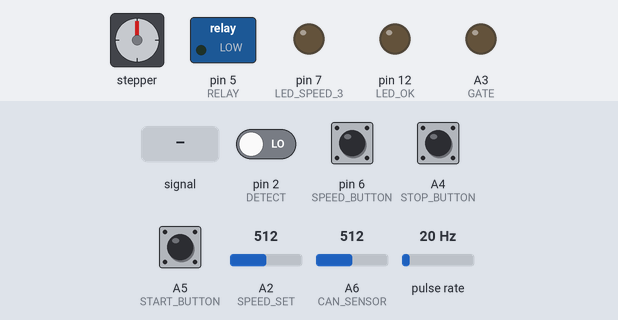
This sketch was run on a simulated Arduino Nano, built with avr-gcc and run on an emulated ATmega328P. On the bench: stepper motor, switched loads named in the sketch (green lamp = pin HIGH), output pins drawn as LEDs (lit = HIGH). Wiring (inferred from the names in the program): pulse sensor: data pin 3; stepper motor (200 steps per turn assumed): coils pin 8, pin 9, pin 10, pin 11. Inputs (shaded band) come from the test bench; at power-on: A4 (STOP_BUTTON), A5 (START_BUTTON), pin 6 (SPEED_BUTTON) HIGH, pin 2 (DETECT) LOW, A6 (CAN_SENSOR) = 512, A2 (SPEED_SET) = 512, pulse rate 20 Hz. Pins used as bus, display or sensor lines are not drawn; what the sketch prints to the serial monitor is not drawn.

Above: at 1.2 s.
1.3 s: A6 (CAN_SENSOR) fed a 200 Hz sine of ±81 counts around its level
2.8 s: A6 (CAN_SENSOR) set to 490
5.8 s: pin 6 (SPEED_BUTTON) pulled LOW for 1 s
At 7.4 s:
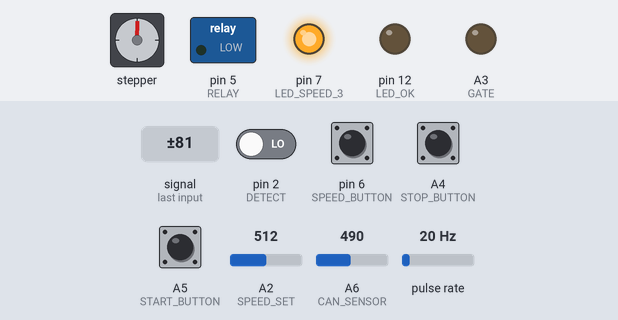
8.8 s: A5 (START_BUTTON) pulled LOW for 1 s
At 9.7 s:
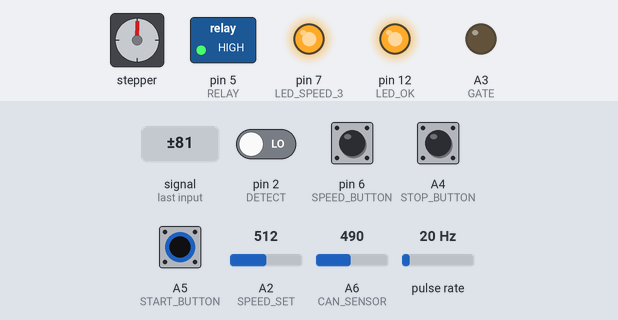
At 10.1 s:
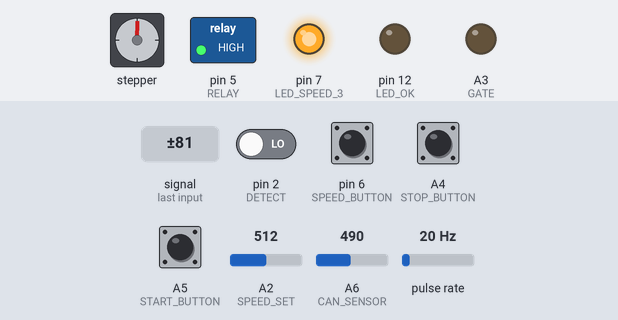
Timing chart, 0 to 12.8 s (numbered marks = the images above; inputs shaded):
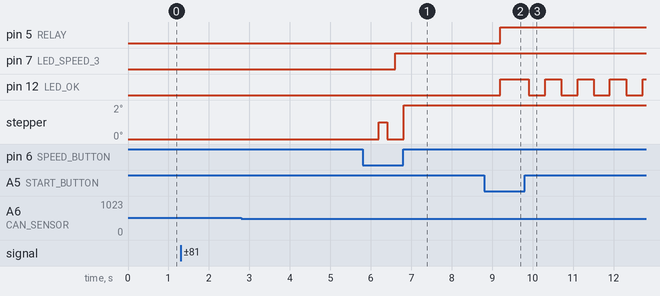

The sketch:

CMi_Aspi_Atelier_ArduinoNano.ino
```cpp
#define VERSION_CMI_ASPI_ATELIER "7.2"
#include <avr/io.h>
#include <avr/interrupt.h>


#include <PID_v1.h>
#include <util/atomic.h>

#include  "CMi_Constants.h" /// !! Check this file for activating DEBUG prints
#include <IRremote.h>  // https://github.com/Arduino-IRremote/Arduino-IRremote   Version3.1.0
#include  "CMi_MotorControl.h"

// Globals
volatile unsigned int RPM = 0;      // real measured rpm variable (motor shaft)
volatile unsigned int tachoPulseCount = 0;    // tacho pulses count variable
unsigned long slidingSum = 0;       // sliding sum of the 16 last samples
unsigned long time_hist[16] = {0,0,0,0,0,0,0,0,0,0,0,0,0,0,0,0,}; // for sliding average
byte oldestIndex = 0;               // for sliding average computation : oldest element in the history buffer
unsigned int lastTachoCount = 0;         // additional tacho pulses count variable
unsigned long lastTachoStartCountingTime = 0;
unsigned long lastflash;
unsigned long lastpiddelay = 0;

const int sampleRate = 1;           // Variable that determines how fast our PID loop
const int rpmcorrection = 86;       // this requires that the actual rpm correspond to the measured ones
const int lcdinterval = 2000;       // lcd refresh interval in milliseconds
const int protection = 3000;        // protection will switch on when real rpm exceeds desired by value
const int debounceDelay = 50;       // the debounce time; increase if the output flickers
const int minoutputlimit = 80;      // limit of PID output
const int maxoutputlimit = 540;     // limit of PID output
const int mindimminglimit = 80;     // the shortest delay before triac fires
const int maxdimminglimit = 625;    // for 60Hz will be 520
const int  risetime = 1500;   //100  // RPM rise time delay in microseconds ( x RPM) (takes 5s to reach 1000rpm)

int dimming = 540;                   // this should be the same as maxoutputlimit
int desiredRPM = 0;
bool desiredMotorState = false;
int intermediateRpm = STARTING_RPM;
byte relayState = LOW;              // the current state of the relay pin
bool softStartRunningMode = false;  // flag for soft start running mode
bool motorStarted = false;          // flag for enabling Triac triggering
bool normalRunningMode = false;     // flag for nominal motor running mode

double Setpoint, Input, Output;       // define PID variables
double sKp = 0.1, sKi = 0.2, sKd = 0; // PID tuning parameters for starting motor
double rKp = 0.25, rKi = 1, rKd = 0;  // PID tuning parameters for runnig motor

PID myPID(&Input, &Output, &Setpoint, sKp, sKi, sKd, DIRECT); // define PID variables and parameters
MotorControl motorStatus = MotorControl();

void setup() {

// Just to know which program is running on my Arduino
  Serial.begin(115200);
  Serial.println(F("START " __FILE__ " from " __DATE__ " version " VERSION_CMI_ASPI_ATELIER));

#ifndef DEBUG
  Serial.end();
#endif   // DEBUG

  // Set up pins
  // Input digital pins
  pinMode(REMOTE, INPUT);              // IR Remote control
  pinMode(CAN_SENSOR, INPUT);          // Can full IR sensor
  pinMode(SPEED_BUTTON, INPUT_PULLUP); // set the button pin
  pinMode(DETECT, INPUT);              // set the zero cross detect pin
  pinMode(TACHO, INPUT);               // set the tacho pulses detect pin
  pinMode(START_BUTTON, INPUT_PULLUP); // set the start button
  pinMode(STOP_BUTTON, INPUT_PULLUP);  // set the stop button
  pinMode(CAN_SENSOR, INPUT_PULLUP);   // set the stop button  !! A6 and A7 are only analog pins on Nano, must use analogRead to read them.

  // Input Analog pins
  pinMode(SPEED_SET, INPUT); // analog SPEED_SET A2

  // Output digital pins
  pinMode(LED_SPEED_1, OUTPUT);       // set the speed range indicator led pins
  pinMode(LED_SPEED_2, OUTPUT);
  pinMode(LED_SPEED_3, OUTPUT);
  pinMode(RELAY, OUTPUT);             // set the relay  pin
  pinMode(GATE, OUTPUT);              // set the TRIAC gate control pin
  pinMode(LED_OK, OUTPUT);            // LED OK
  pinMode(LED_CAN_FULL, OUTPUT);      // Alarm LED Can is full
  pinMode(LED_DEFAULT, OUTPUT);       // Default LED Motor is stuck (no tacho signal)

  // Remote control
  IrReceiver.begin(REMOTE, ENABLE_LED_FEEDBACK, USE_DEFAULT_FEEDBACK_LED_PIN);
  // Initial relay state
   digitalWrite(RELAY, relayState);    // initialize relay output
  // Pid Initial values
   Input = 200;                        // asiign initial value for PID
   Setpoint = 200;                     // asiign initial value for PID
  // turn the PID on
   myPID.SetMode(AUTOMATIC);
   myPID.SetOutputLimits(minoutputlimit, maxoutputlimit);
   myPID.SetSampleTime(sampleRate);    // Sets the sample rate

  // set up Timer1
   OCR1A = 100;                        // initialize the comparator
   TIMSK1 = 0x03;                      // enable comparator A and overflow interrupts
   TCCR1A = 0x00;                      // timer control registers set for
   TCCR1B = 0x00;                      // normal operation, timer disabled

  // set up zero crossing interrupt IRQ0 on pin 2.
  attachInterrupt(digitalPinToInterrupt(DETECT), zeroCrossingInterrupt, RISING); // 0
  // set up tacho sensor interrupt IRQ1 on pin3
  attachInterrupt(digitalPinToInterrupt(TACHO), tacho, FALLING);   // 1
}


// Interrupt Service Routines
void zeroCrossingInterrupt() { // zero cross detect
  TCCR1B = 0x04;               // start timer with divide by 256 input
  TCNT1 = 0;                   // reset timer - count from zero
  OCR1A = dimming;             // set the compare register brightness desired.
  digitalWrite(GATE, LOW);     // for security, if ever we missed the overflow interrupt
}


ISR(TIMER1_COMPA_vect) {       // comparator match // see OCR1A value
  if (motorStarted == true) {     // flag for start up delay
    digitalWrite(GATE, HIGH);  // set TRIAC gate to high
    TCNT1 = 65536 - PULSE;     // trigger pulse width
  }
}

ISR(TIMER1_OVF_vect) {         // timer1 overflow
  digitalWrite(GATE, LOW);     // turn off TRIAC gate
  TCCR1B = 0x00;               // disable timer stops unintended triggers
}

// RPM counting routine
// The RPM is computing based on a sliding average of 16 consecutive measures.
// This filters any possible spark or false falling edge detection on the tacho circuit.
// As a consequence, the 16 first calls of the routine will deliver a too high
// RPM value.
void tacho() {
  tachoPulseCount++;
  unsigned long thistime = micros() - lastflash;
  slidingSum = thistime + slidingSum - time_hist[oldestIndex];  // see http://www.f4grx.net/algo-comment-calculer-une-moyenne-glissante-sur-un-microcontroleur-a-faibles-ressources/
  time_hist[oldestIndex] = thistime;
  oldestIndex ++;
  oldestIndex &= 0x0F;  // circular buffer of 16 elements
  unsigned long revPeriod =  slidingSum>>1 ;   // average = slidingSum/16 TACHOPULSE=8   => revolutionPeriod = slidingSum/2 in micro secondes
  RPM = 60  * 1000000 / revPeriod;
  lastflash = micros();
}

namespace DEBUG {
  void displayStatus() {
#ifndef DEBUG                    // See CMi_Constants.h for activating the DEBUG flag
    return;
#endif   // DEBUG
    static unsigned long lastTime = 0;
    if ((millis() - lastTime )> 3000) {
      DEBUG_PRINTLN();
      DEBUG_PRINT("Motor state = ");
      DEBUG_PRINTLN(motorStatus.on);
      DEBUG_PRINT("relayState = ");
      DEBUG_PRINTLN(relayState);
      DEBUG_PRINT("RPM = ");
      DEBUG_PRINTLN(RPM);
      DEBUG_PRINT("desiredRPM = ");
      DEBUG_PRINTLN(desiredRPM);
      DEBUG_PRINT("normalRunningMode = ");
      DEBUG_PRINTLN(normalRunningMode);
      DEBUG_PRINT("softStartRunningMode = ");
      DEBUG_PRINTLN(softStartRunningMode);
      DEBUG_PRINT("motorStarted = ");
      DEBUG_PRINTLN(motorStarted);
      lastTime = millis();
    }
  }

  void displayMotorSpeed() {
#ifndef DEBUG
    return;
#endif   // DEBUG
    static unsigned long lastTime = 0;
    if ((millis() - lastTime )> 3000) {
      DEBUG_PRINT("Motor speed = ");
      DEBUG_PRINTLN(motorStatus.speedSelector.getSpeedRpm());
      lastTime = millis();
    }
  }

  void displayCanFullState() {
#ifndef DEBUG
    return;
#endif   // DEBUG
    static unsigned long lastTime = 0;
    if ((millis() - lastTime )> 3000) {
      DEBUG_PRINT("Can Full Alarm = ");
      DEBUG_PRINTLN( (motorStatus.canFullAlarm)?  "ON" :  "OFF");
      DEBUG_PRINT("PIN A6 = ");
      DEBUG_PRINTLN( analogRead(A6));
      lastTime = millis();
    }
  }
}

int checkRemoteControl() {
  int irCode = 0xFF;
  static int currentlyReceivingCode = 0xFF;
  int receivedCode;
  static unsigned long lastIrChangeTime = 0;

  if (IrReceiver.decode()) {
     IrReceiver.resume(); // Enable receiving of the next value
     receivedCode = IrReceiver.decodedIRData.command;

   // if (millis() - lastIrChangeTime > DEBOUNCE_TIME) {
    if (receivedCode != currentlyReceivingCode) {           // reject repetitions of the same code
       if ((IrReceiver.decodedIRData.protocol == RC5) and   // Protocol used by the Philips VCR remote control
           ((receivedCode == 0xc) or
            (receivedCode == 0x1) or
            (receivedCode == 0x2) or
            (receivedCode == 0x3))) {
#ifdef DEBUG
          IrReceiver.printIRResultShort(&Serial);  // FOR DEBUG
          DEBUG_PRINTLN(IrReceiver.decodedIRData.flags);
#endif   // DEBUG

            currentlyReceivingCode = receivedCode;
            irCode = receivedCode;
            lastIrChangeTime = millis();
        }
    }
  }
  if (millis() - lastIrChangeTime > DEBOUNCE_TIME)
     currentlyReceivingCode = 0xFF;

  return irCode;
}

bool hasDesiredMototStateChanged(bool newState) {
  static bool lastState = false;
  bool resu = (newState != lastState);
  lastState =  newState;
  return resu;
}

bool hasSpeedRangeChanged(int newRange) {
  static int lastSpeedRange = 1;
  bool resu = (lastSpeedRange != newRange);
  lastSpeedRange =  newRange;
  return resu;
}

void setSoftStartInitialSpeed() {
  ATOMIC_BLOCK(ATOMIC_RESTORESTATE) {
    intermediateRpm = RPM;
  }
  if (intermediateRpm < STARTING_RPM)
    intermediateRpm = STARTING_RPM;
}

// Error Handlers
void stuckError() {   // The tachometer reports no rotation despite the desired motor status which is ON
  DEBUG_PRINTLN("### Stuck Error. No Tachometer signal detected...");
  motorStatus.setMotorDefault();  // Led permanently set
  while (1) {                  // Dead end ...
    motorStatus.defaultLed.update();
    motorStatus.canFullLed.update();
    delay(100);
  }
}

void exceedError() {
  DEBUG_PRINTLN("### Speed Exceeded Error. Maybe the Triac is damaged...");
  motorStatus.setMotorDefault(true);  // Led blinking
  while (1) {                  // Dead end ...
    motorStatus.defaultLed.update();
    motorStatus.canFullLed.update();
    delay(100);
  }
}

void loop() {
  //  DEBUG::displayMotorSpeed();
  DEBUG::displayStatus();
  //  DEBUG::displayCanFullState();

  // Get the last Faceplate controls status and update faceplate Led display
  motorStatus.update(checkRemoteControl());

  // Set the target RPM speed
  desiredRPM = motorStatus.speedSelector.getSpeedRpm();

  // check the start / stop commands
  desiredMotorState = motorStatus.on; // ex  buttonState
  if (hasDesiredMototStateChanged(desiredMotorState)) {
    if (desiredMotorState) {           // motor startup
      relayState = HIGH;
      softStartRunningMode = true;
      normalRunningMode = false;
      setSoftStartInitialSpeed();
      digitalWrite(RELAY, relayState);   // set the Relay ON
      delay (300);                       // delay to prevent sparks on relay contacts
      motorStarted = true;               // flag to start trigerring the Triac
    } else {                           // motor chutdown
      Setpoint = 200;
      Input = 200;
      softStartRunningMode = false;
      normalRunningMode = false;
      motorStarted = false;              // no more Triac trigerring
      delay (300);                       // delay to prevent sparks on relay contacts
      relayState = LOW;
      digitalWrite(RELAY, relayState);   // set the Relay OFF
    }
  }

  // Check if speed range has been changed while running
  if (hasSpeedRangeChanged(motorStatus.speedSelector.getSpeedRange()) and normalRunningMode) {
      DEBUG_PRINTLN("Speed range has changed : returning to softsatart mode.");
      softStartRunningMode = true;
      normalRunningMode = false;
      setSoftStartInitialSpeed();
  }

  //soft start mode : when big speed change is demanded : startup or speed range change while running
  if (softStartRunningMode == true) {       // Note that we do not loop and check IR or buttons during softstart phase
    motorStatus.okLed.blink();
    myPID.SetTunings(sKp, sKi, sKd);        // Set the PID gain constants and start
    int speedDelta, speedStep;
    if (desiredRPM > intermediateRpm) {     // acceleration
      speedDelta = desiredRPM - intermediateRpm;
      speedStep = +1;
    } else {                                // deceleration
      speedDelta = intermediateRpm - desiredRPM;
      speedStep = -1;
    }
    for (int d = 1; d <= speedDelta; d++) {
      ATOMIC_BLOCK(ATOMIC_RESTORESTATE) {
        Input = RPM;
      }
      Setpoint = intermediateRpm;
      myPID.Compute();
      dimming = map(Output, minoutputlimit, maxoutputlimit, maxoutputlimit, minoutputlimit); // inverse the output
      dimming = constrain(dimming, mindimminglimit, maxdimminglimit);     // check that dimming is in 20-625 range
      intermediateRpm += speedStep;
      delayMicroseconds (risetime);
      // continue updating things during the soft start look which may be long
      DEBUG::displayStatus();
      motorStatus.defaultLed.update();
      motorStatus.canFullLed.update();
      motorStatus.okLed.update();
    }
    if (intermediateRpm == desiredRPM) {
      lastTachoStartCountingTime = millis();
      lastpiddelay = millis();
      softStartRunningMode = false;
      normalRunningMode = true;
      motorStatus.okLed.set();
    }
  }

  // normal motor running mode
  if (relayState == HIGH && softStartRunningMode == false) {
    myPID.SetTunings(rKp, rKi, rKd);
    ATOMIC_BLOCK(ATOMIC_RESTORESTATE) {
      Input = RPM;
    }
    Setpoint = desiredRPM;
    myPID.Compute();
    dimming = map(Output, minoutputlimit, maxoutputlimit, maxoutputlimit, minoutputlimit); // reverse the output
    dimming = constrain(dimming, mindimminglimit, maxdimminglimit);     // check that dimming is in 20-625 range
  }

  // diagnose a fault and turn on protection
  unsigned long tachoStartCountingTime = millis();
  if (tachoStartCountingTime - lastTachoStartCountingTime >= 1000) {
    unsigned int tachoCount;
    ATOMIC_BLOCK(ATOMIC_RESTORESTATE) {
      tachoCount = tachoPulseCount;
    }
    if (tachoCount == 0 && relayState == HIGH && normalRunningMode == true) {
      motorStarted = false;         // flag to turn off triac before relay turns off
      delay (300);                  // delay to prevent sparks on relay contacts
      digitalWrite(RELAY, LOW);
      relayState = LOW;
      stuckError();                 // dead end
    }
    lastTachoCount = tachoCount;
    ATOMIC_BLOCK(ATOMIC_RESTORESTATE) {
      tachoPulseCount = 0;
    }
    lastTachoStartCountingTime = millis();
  }

  //reset rpm after motor stops
  ATOMIC_BLOCK(ATOMIC_RESTORESTATE) {
    if (tachoPulseCount == 0 && relayState == LOW) {
      RPM = 0;
    }
  }

  // protection against high rpm. i e triac damage
  unsigned int currentRpm;
  ATOMIC_BLOCK(ATOMIC_RESTORESTATE) {
    currentRpm = RPM;
  }
  if (relayState == HIGH && (currentRpm > desiredRPM + protection) && softStartRunningMode == false) {
    motorStarted = false;            // flag to turn off triac before relay turns off
    delay (300);                     // delay to prevent sparks on relay contacts
    digitalWrite(RELAY, LOW);
    relayState = LOW;
    exceedError();
  }

}
```

CMi_Buttons.cpp
```cpp
#include  "CMi_Buttons.h"

Button::Button(byte buttonPin, bool activeLow) : buttonPin(buttonPin), initialTriggerTime(0) {
  triggerState = activeLow ? LOW : HIGH;
}

bool Button::getState() {
  if (digitalRead(buttonPin)==triggerState) {
     unsigned long currentTime = millis();
    if (initialTriggerTime == 0)
      initialTriggerTime = currentTime;
    if ((currentTime - initialTriggerTime) > DEBOUNCE_TIME) {
      initialTriggerTime = currentTime;
      return true;
    } else
      return false;

  } else {
    initialTriggerTime = 0;
    return false;
  }
}
```

CMi_Buttons.h
```cpp
#ifndef CMI_BUTTONS_H
#define CMI_BUTTONS_H
#include <Arduino.h>
#include  "CMi_Constants.h"


/*******************************************************************************************/
class Button {
  public:
    Button(byte buttonPin, bool activeLow=true);
    bool getState();
  private:
    const byte buttonPin;
    unsigned long initialTriggerTime;
    int triggerState;
};

#endif  // CMI_BUTTONS_H
```

CMi_Constants.h
```cpp
#ifndef CMI_CONSTANTS_H
#define CMI_CONSTANTS_H

// Pins
#define DETECT 2           // zero cross detect pin
#define TACHO 3            // tacho signals input pin
#define REMOTE 4           // IR Remote control
#define RELAY 5            // relay pin
#define SPEED_BUTTON 6     // Speed button (INPUT_PULLUP)
#define LED_SPEED_3 7
#define LED_SPEED_2 8
#define LED_SPEED_1 9
#define LED_CAN_FULL 10    // Alarm LED Can is full
#define LED_DEFAULT 11     // Default LED Motor is stuck (no tacho signal)
#define LED_OK 12          // LED OK

#define SPEED_SET A2       // Analog Input Speed setting A2 16
#define GATE A3            // TRIAC gate pin 17
#define STOP_BUTTON A4     // STOP :(INPUT_PULLUP) 18
#define START_BUTTON A5    // START :(INPUT_PULLUP) 19
#define CAN_SENSOR A6      // Can fill IR sensor (active low,INPUT_PULLUP) 20

// Constants
#define TACHOPULSES 8      // number of pulses per revolution
#define PULSE 4            // number of triac trigger pulse width counts. One count is 16 microseconds
#define DEBOUNCE_TIME 400  // in millis
#define BLINK_TIME 400     // in millis
#define STARTING_RPM 100   // starting RPM for soft start mode
#define POT_SPEED_RANGE 1500   // speed range corrsponding to the full pot adjustement range
#define RANGE_1_MIN_SPEED 2000 // Start speed for Range1 (when pot to min)
                           // RANGE1 2000-3500 RANGE2 3500-5000 RANGE3 5000-6500       (motor shaft speed)

//#define DEBUG   // Activates the debug prints
#ifdef DEBUG
  #define DEBUG_PRINT(...)    Serial.print(__VA_ARGS__)
  #define DEBUG_PRINTLN(...)  Serial.println(__VA_ARGS__)
#else
  #define DEBUG_PRINT(...) void()
  #define DEBUG_PRINTLN(...) void()
#endif //    DEBUG

#endif //    CMI_CONSTANTS_HH
```

Source omitted: CMi_Leds.cpp (1142 bytes), CMi_Leds.h (523 bytes), CMi_MotorControl.cpp (1915 bytes), CMi_MotorControl.h (1126 bytes), CMi_SpeedSelector.cpp (1245 bytes), CMi_SpeedSelector.h (644 bytes)

Measured:
- after the input at 1.3 s, every drawn part: stays the same
- after the input at 2.8 s, every drawn part: stays the same
- after the input at 8.8 s, pin 5 (RELAY): LOW → HIGH after 0.40 s; pin 12 (LED_OK): LOW → HIGH after 0.40 s, then repeats every 0.80 s: LOW 0.40 s, HIGH 0.40 s
